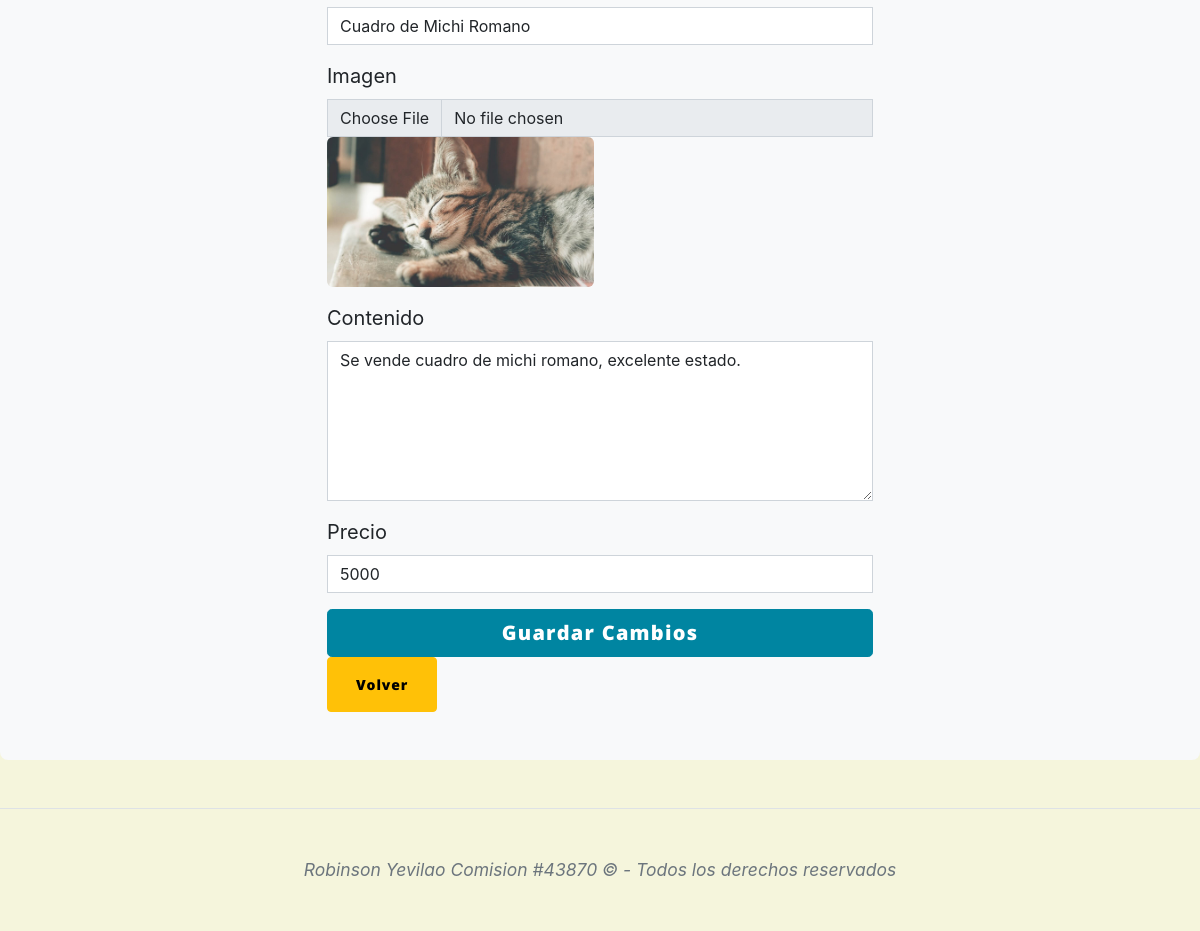
Page /AppComunidad/editarblog/2/ (signed in, lower part) on the earlier database version.
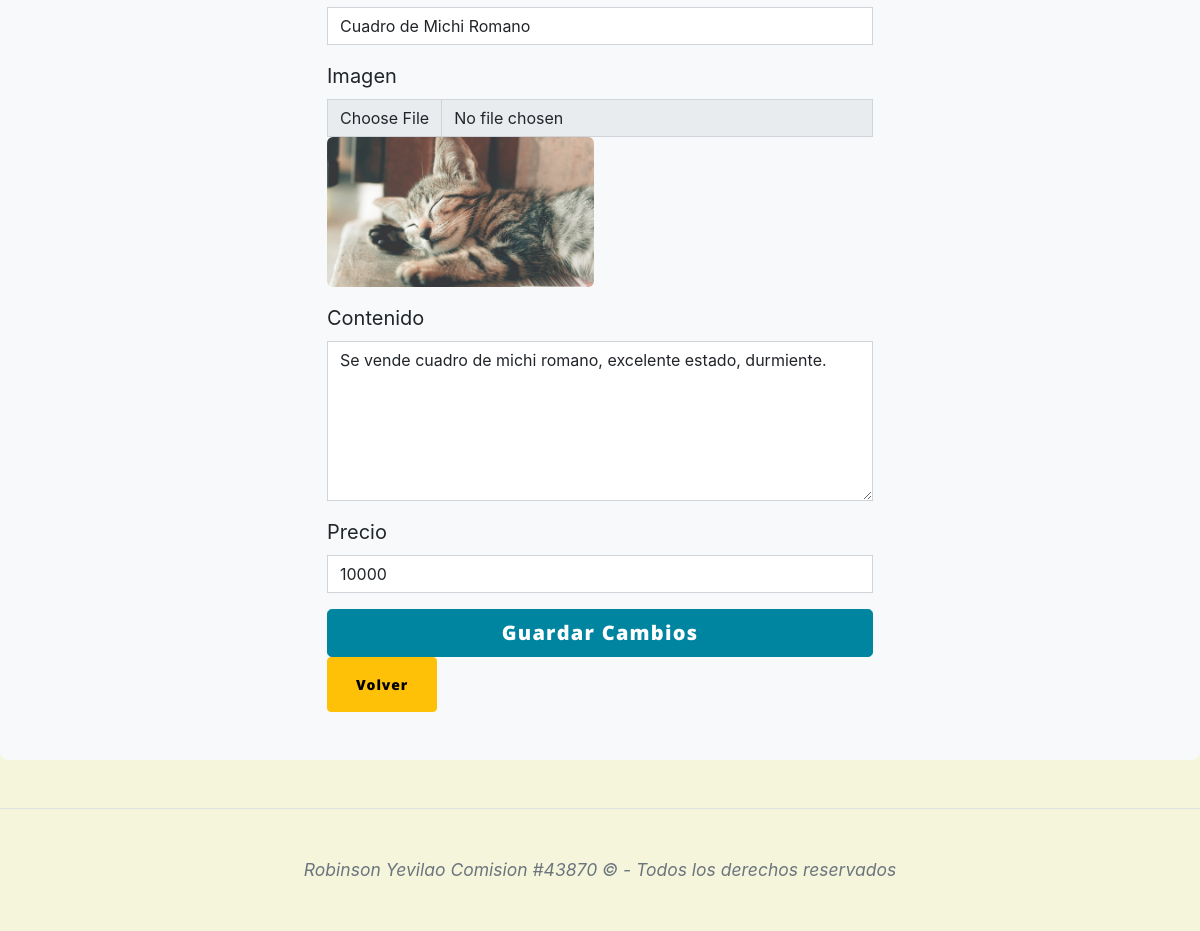
Same page on the later database version.
### AppComunidad/models.py (models this page shows, shortened)
class Comunidad(models.Model):
    titulo= models.CharField(max_length=50)
    contenido=models.TextField()
    imagen=models.ImageField()
    fecha_creacion=models.DateField(auto_now=True)
    precio = models.CharField(max_length=10)
    autor=models.ForeignKey(User, on_delete=models.CASCADE)

### AppComunidad/views.py (the view)
# urls.py: path('editarblog/<int:comunidad_id>/', editar_seccion, name="editar_seccion"),
@login_required
def editar_seccion(request, comunidad_id):
    avatar=obtenerAvatar(request)
    publicacion = get_object_or_404(Comunidad, id=comunidad_id)
    if publicacion.autor == request.user:
        if request.method == "POST":
            form = crearBlogForm(request.POST, request.FILES, instance=publicacion)
            if form.is_valid():
                form.save()
                messages.success(request, 'La publicación se ha guardado correctamente.')
                return redirect('contenido', comunidad_id=publicacion.id)
        else:
            form = crearBlogForm(instance=publicacion)
        return render(request, "AppComunidad/editarblog.html", {'form': form, 'publicacion': publicacion, "avatar":obtenerAvatar(request)})

### AppComunidad/forms.py
class crearBlogForm(forms.ModelForm):
    class Meta:
        model=Comunidad
        fields=['titulo','imagen','contenido','precio']
    imagen = forms.ImageField(label='Imagen de Producto', widget=forms.ClearableFileInput(attrs={'id': 'imagen'}))

### AppLogin/views.py (called while the page is built)
def obtenerAvatar(request):
    avatares=Avatar.objects.filter(user=request.user.id)
    if len(avatares)!=0:
        return avatares[0].imagen.url
    else:
        return "/media/avatars/avatarpordefecto.png"

### AppComunidad/Templates/AppComunidad/editarblog.html (shortened to what this page needs)
{% extends "AppComunidad/padrecomunidad.html" %} {% load static %} {% block titulo %} Editar Blog {% endblock %} {% block contenido_comunidad %}
<div class="bg-light rounded-3 py-5 px-4 px-md-5 mb-5">
    <div class="row gx-5 justify-content-center">
        <div class="col-lg-8 col-xl-6">
            <form method="POST" enctype="multipart/form-data">
                <div class="mb-3">
                    <input type="text" id="id_titulo" name="titulo" class="form-control" placeholder="Ingresa el título del evento" value="{{ publicacion.titulo }}" required />
                </div>
                <div class="mb-3">
                    <label for="id_imagen" class="form-label">Imagen</label>
                    <input type="file" id="id_imagen" name="imagen" class="form-control" readonly />
                    <img class="img-fluid rounded" src="{{ publicacion.imagen.url }}" alt="{{ publicacion.titulo }}" style="max-width: 50%; height: auto; max-height: 150px" />
                </div>
                <div class="mb-3">
                    <label for="id_contenido" class="form-label">Contenido</label>
                    <textarea id="id_contenido" name="contenido" class="form-control" placeholder="Ingresa una descripción" style="height: 10rem" required>{{ publicacion.contenido }}</textarea>
                </div>
                <div class="mb-3">
                    <label for="id_precio" class="form-label">Precio</label>
                    <input type="text" id="id_precio" name="precio" class="form-control" placeholder="Ingresa el precio" value="{{ publicacion.precio }}" required />
                </div>
                <div class="d-grid">
                    <button class="btn btn-primary btn-lg" type="submit">Guardar Cambios</button>
                </div>
            </form>
            <div class="contenidoJ">
                <button class="form-button btn btn-warning" onclick="window.location.href='{% url 'contenido' comunidad_id=publicacion.id %}'">Volver</button>
            </div>
        </div>
    </div>
</div>
{% endblock %}

Differences in the rows shown:
changed Comunidad "Cuadro de Michi Romano": contenido "Se vende cuadro de michi romano, excelente estado." → "Se vende cuadro de michi romano, excelente estado, durmiente."; precio "5000" → "10000"
